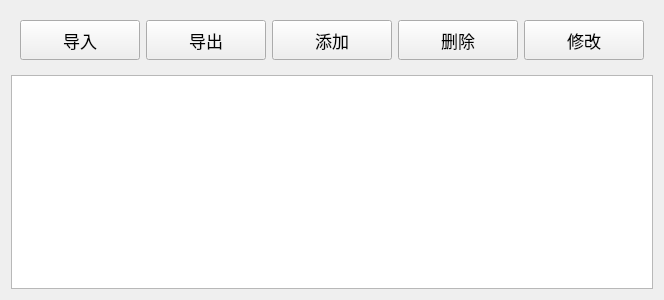
<?xml version="1.0" encoding="UTF-8"?>
<ui version="4.0">
 <class>logs</class>
 <widget class="QWidget" name="logs">
  <property name="geometry">
   <rect>
    <x>0</x>
    <y>0</y>
    <width>660</width>
    <height>300</height>
   </rect>
  </property>
  <property name="windowTitle">
   <string>Form</string>
  </property>
  <layout class="QVBoxLayout" name="verticalLayout">
   <item alignment="Qt::AlignLeft">
    <widget class="QWidget" name="opt" native="true">
     <layout class="QHBoxLayout" name="horizontalLayout">
      <item>
       <widget class="QPushButton" name="btn_import">
        <property name="minimumSize">
         <size>
          <width>120</width>
          <height>40</height>
         </size>
        </property>
        <property name="font">
         <font>
          <pointsize>13</pointsize>
         </font>
        </property>
        <property name="text">
         <string>导入</string>
        </property>
       </widget>
      </item>
      <item>
       <widget class="QPushButton" name="btn_output">
        <property name="minimumSize">
         <size>
          <width>120</width>
          <height>40</height>
         </size>
        </property>
        <property name="font">
         <font>
          <pointsize>13</pointsize>
         </font>
        </property>
        <property name="text">
         <string>导出</string>
        </property>
       </widget>
      </item>
      <item>
       <widget class="QPushButton" name="add">
        <property name="minimumSize">
         <size>
          <width>120</width>
          <height>40</height>
         </size>
        </property>
        <property name="font">
         <font>
          <pointsize>13</pointsize>
         </font>
        </property>
        <property name="text">
         <string>添加</string>
        </property>
       </widget>
      </item>
      <item>
       <widget class="QPushButton" name="del">
        <property name="minimumSize">
         <size>
          <width>120</width>
          <height>40</height>
         </size>
        </property>
        <property name="font">
         <font>
          <pointsize>13</pointsize>
         </font>
        </property>
        <property name="text">
         <string>删除</string>
        </property>
       </widget>
      </item>
      <item>
       <widget class="QPushButton" name="modify">
        <property name="minimumSize">
         <size>
          <width>120</width>
          <height>40</height>
         </size>
        </property>
        <property name="font">
         <font>
          <pointsize>13</pointsize>
         </font>
        </property>
        <property name="text">
         <string>修改</string>
        </property>
       </widget>
      </item>
     </layout>
    </widget>
   </item>
   <item>
    <widget class="QTableWidget" name="tableWidget"/>
   </item>
  </layout>
 </widget>
 <resources/>
 <connections/>
</ui>
